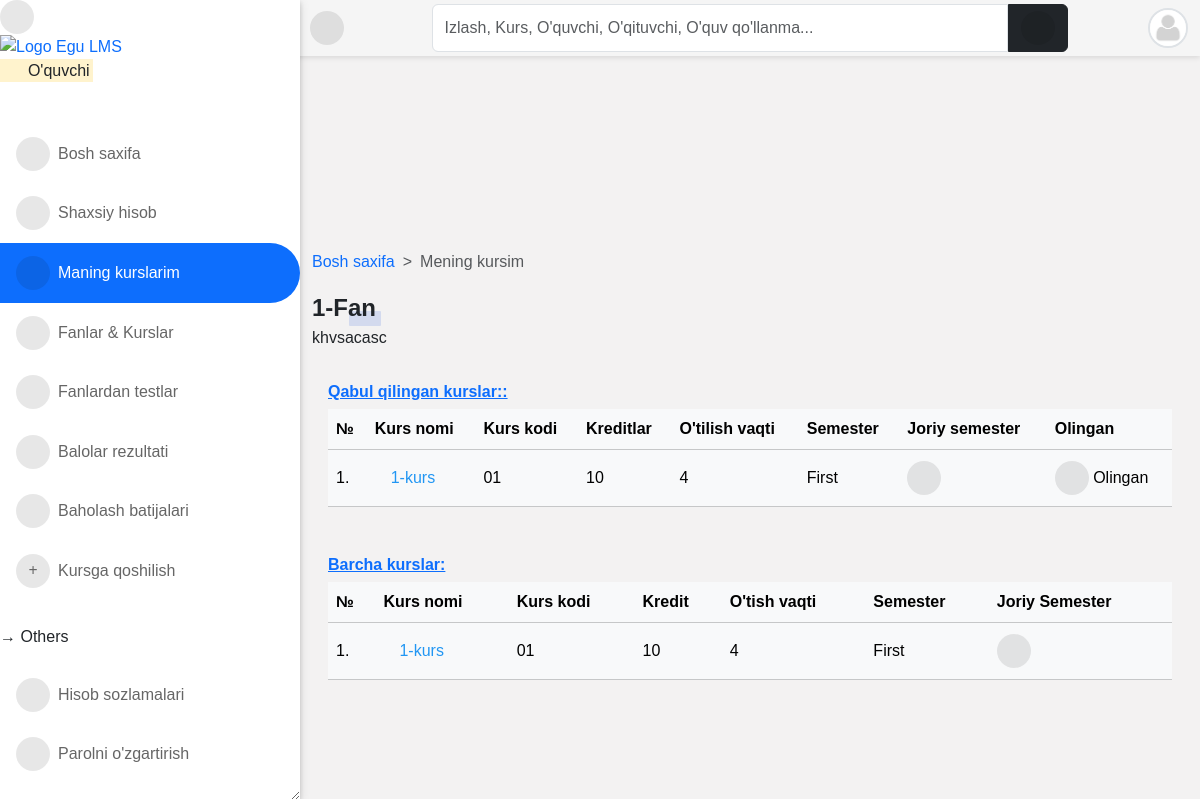
Screenshot of /programs/my_courses/ (signed in) with the database file from the repository.
### accounts/models.py (models this page shows, shortened)
class User(AbstractUser):
    is_student = models.BooleanField(default=False)
    is_lecturer = models.BooleanField(default=False)
    is_parent = models.BooleanField(default=False)
    is_dep_head = models.BooleanField(default=False)
    phone = models.CharField(max_length=60, blank=True, null=True)
    address = models.CharField(max_length=60, blank=True, null=True)
    picture = models.ImageField(
        upload_to="profile_pictures/%y/%m/%d/", default="default.png", null=True
    )
    email = models.EmailField(blank=True, null=True)
    username_validator = ASCIIUsernameValidator()
    objects = CustomUserManager()
    class Meta:
        ordering = ("-date_joined",)
    @property
    def get_user_role(self):
        if self.is_superuser:
            role = "Boshliq"
        elif self.is_student:
            role = "O'quvchi"
        elif self.is_lecturer:
            role = "O'qituvchi"
        elif self.is_parent:
            role = "Ota-ona"
        return role

class Student(models.Model):
    student = models.OneToOneField(User, on_delete=models.CASCADE)
    level = models.CharField(max_length=25, choices=LEVEL, null=True)
    program = models.ForeignKey(Program, on_delete=models.CASCADE, null=True)
    objects = StudentManager()
    class Meta:
        ordering = ("-student__date_joined",)

### course/models.py (models this page shows, shortened)
class Program(models.Model):
    title = models.CharField(max_length=150, unique=True)
    summary = models.TextField(null=True, blank=True)
    objects = ProgramManager()

class Course(models.Model):
    slug = models.SlugField(blank=True, unique=True)
    title = models.CharField(max_length=200, null=True)
    code = models.CharField(max_length=200, unique=True, null=True)
    credit = models.IntegerField(null=True, default=0)
    summary = models.TextField(max_length=200, blank=True, null=True)
    program = models.ForeignKey(Program, on_delete=models.CASCADE)
    level = models.CharField(max_length=25, choices=LEVEL, null=True)
    year = models.IntegerField(choices=YEARS, default=0)
    semester = models.CharField(choices=SEMESTER, max_length=200)
    is_elective = models.BooleanField(default=False, blank=True, null=True)
    objects = CourseManager()
    def get_absolute_url(self):
        return reverse("course_detail", kwargs={"slug": self.slug})
    @property
    def is_current_semester(self):
        from core.models import Semester
        current_semester = Semester.objects.get(is_current_semester=True)
        if self.semester == current_semester.semester:
            return True
        else:
            return False

### result/models.py (models this page shows, shortened)
class TakenCourse(models.Model):
    student = models.ForeignKey(Student, on_delete=models.CASCADE)
    course = models.ForeignKey(
        Course, on_delete=models.CASCADE, related_name="taken_courses"
    )
    assignment = models.DecimalField(max_digits=5, decimal_places=2, default=0.0)
    mid_exam = models.DecimalField(max_digits=5, decimal_places=2, default=0.0)
    quiz = models.DecimalField(max_digits=5, decimal_places=2, default=0.0)
    attendance = models.DecimalField(max_digits=5, decimal_places=2, default=0.0)
    final_exam = models.DecimalField(max_digits=5, decimal_places=2, default=0.0)
    total = models.DecimalField(max_digits=5, decimal_places=2, default=0.0)
    grade = models.CharField(choices=GRADE, max_length=2, blank=True)
    point = models.DecimalField(max_digits=5, decimal_places=2, default=0.0)
    comment = models.CharField(choices=COMMENT, max_length=200, blank=True)
    def get_absolute_url(self):
        return reverse("course_detail", kwargs={"slug": self.course.slug})

### course/views.py (the view)
# urls.py: path("my_courses/", user_course_list, name="user_course_list"),
@login_required
def user_course_list(request):
    if request.user.is_lecturer:
        courses = Course.objects.filter(allocated_course__lecturer__pk=request.user.id)
        return render(request, "course/user_course_list.html", {"courses": courses})
    elif request.user.is_student:
        student = Student.objects.get(student__pk=request.user.id)
        taken_courses = TakenCourse.objects.filter(
            student__student__id=student.student.id
        )
        courses = Course.objects.filter(level=student.level).filter(
            program__pk=student.program.id
        )
        return render(
            request,
            "course/user_course_list.html",
            {"student": student, "taken_courses": taken_courses, "courses": courses},
        )
    else:
        return render(request, "course/user_course_list.html")

### templates/course/user_course_list.html (shortened to what this page needs)
{% extends 'base.html' %}
{% load static %}
{% block content %}
<nav style="--bs-breadcrumb-divider: '>';" aria-label="breadcrumb">
    <ol class="breadcrumb">
        <li class="breadcrumb-item"><a href="/">Bosh saxifa</a></li>
        <li class="breadcrumb-item active" aria-current="page">Mening kursim</li>
    </ol>
</nav>
{% if request.user.is_student %}
    <div class="title-1">{{ student.program.title }}</div>
    {% if student.program.summary %}
        <p>{{ student.program.summary }}</p>
    {% endif %}
{% endif %}
{% if request.user.is_student %}
<div class="table-responsive p-3 mt-3">
    <h6 class="fw-bold text-primary"><u>Qabul qilingan kurslar::</u></h6>
    <div class="table-shadow">
        <table class="table table-light">
            <thead>
                <tr>
                    <th>№</th>
                    <th> Kurs nomi </th>
                    <th> Kurs kodi </th>
                    <th> Kreditlar </th>
                    <th> O'tilish vaqti </th>
                    <th> Semester </th>
                    <th> Joriy semester </th>
                    <th> Olingan </th>
                </tr>
            </thead>
            <tbody>
                {% for course in taken_courses %}
                <tr>
                    <td>{{ forloop.counter }}.</td>
                    <td><a href="{{ course.get_absolute_url }}">
                        {{ course.course.title }}</a></td>
                    <td>{{ course.course.code }}</td>
                    <td>{{ course.course.credit }}</td>
                    <td>{{ course.course.year }}</td>
                    <td>{{ course.course.semester }}</td>
                    <th>
                        {% if course.course.is_current_semester == False %}
                        <i class="fas fa-times-circle fa-1-5x danger"></i>
                        {% else %}
                        <i class="fas fa-check-circle"></i>
                        {% endif %}
                    </th>
                    <td class="success">
                        <i class="fas fa-check-circle"></i> Olingan
                    </td>
                </tr>
                {% endfor %}
            </tbody>
        </table>
    </div>
</div>
{% endif %}
<div class="table-responsive p-3">
    <h6 class="fw-bold text-primary"><u>Barcha kurslar:</u></h6>
    <div class="table-shadow">
        <table class="table table-light">
            <thead>
                <tr>
                    <th>№</th>
                    <th> Kurs nomi </th>
                    <th> Kurs kodi </th>
                    <th> Kredit </th>
                    <th> O'tish vaqti </th>
                    <th> Semester </th>
                    <th> Joriy Semester </th>
                </tr>
            </thead>
            <tbody>
                {% for course in courses %}
                <tr>
                    <td>{{ forloop.counter }}.</td>
                    <td><a href="{{ course.get_absolute_url }}">
                        {{ course.title }}</a></td>
                    <td>{{ course.code }}</td>
                    <td>{{ course.credit }}</td>
                    <td>{{ course.year }}</td>
                    <td>{{ course.semester }}</td>
                    <th>
                        {% if course.is_current_semester == False %}
                        <i class="fas fa-times-circle fa-1-5x danger"></i>
                        {% else %}
                        <i class="fas fa-check-circle"></i>
                        {% endif %}
                    </th>
                </tr>
                {% endfor %}
            </tbody>
        </table>
    </div>
</div>
{% endblock content %}

### templates/aside.html (shortened to what this page needs)
{% load static %}
<div id="side-nav">
	<div class="main-menu">
			<div class="desktop-hide">
				<div class="toggle-btn" onclick="toggleSidebar()">
					<i class="fas fa-times"></i>
				</div>
			</div>
			<a href="/">
				<img src="{% static '/img/dj-lms.png' %}" width="110px" alt="Logo Egu LMS">
			</a>
			<p class="text-orange">
				<mark>
					<i class="far fa-hand-point-right"></i>
					{{ request.user.get_user_role }}
				</mark>
			</p>
		</div>
		{% url 'home' as hom %} {% url 'dashboard' as dash %} {% url 'profile' as prof %}
		{% url 'programs' as pro %} {% url 'session_list' as sess %} {% url 'semester_list' as sem %}
		{% url 'add_score' as ascore %} {% url 'grade_results' as vr %}{% url 'ass_results' as ar %}
		{% url 'course_registration' as cr %} {% url 'edit_profile' as ep %} {% url 'change_password' as cp %}
		{% url 'quiz_progress' as qpr %} {% url 'quiz_marking' as qce %} {% url 'user_course_list' as ucl %}
		<ul>
			<li class="{% if request.path == hom %}active{% endif %}">
				<a href="{% url 'home' %}"><i class="fas fa-home"></i>Bosh saxifa</a>
			</li>
			<li class="{% if request.path == prof %}active{% endif %}">
				<a href="{% url 'profile' %}"><i class="fas fa-user"></i>Shaxsiy hisob</a>
			</li>
			{% if request.user.is_lecturer or request.user.is_student %}
			<li class="{% if request.path == ucl %}active{% endif %}">
				<a href="{% url 'user_course_list' %}"><i class="fas fa-book"></i>Maning kurslarim</a>
			</li>
			{% endif %}
			<li class="{% if request.path == pro %}active{% endif %}">
				<a href="{% url 'programs' %}"><i class="fas fa-book-open"></i>Fanlar & Kurslar</a>
			</li>
			{% if request.user.is_student %}
			<li class="{% if request.path == qpr %}active{% endif %}">
				<a href="{% url 'quiz_progress' %}"><i class="fas fa-record-vinyl"></i>Fanlardan testlar</a>
			</li>
			<li class="{% if request.path == vr %}active{% endif %}">
				<a href="{% url 'grade_results' %}"><i class="fa fa-spell-check"></i>Balolar rezultati</a>
			</li>
			<li class="{% if request.path == ar %}active{% endif %}">
				<a href="{% url 'ass_results' %}"><i class="fa fa-list-ol"></i> Baholash batijalari</a>
			</li>
			<li class="{% if request.path == cr %}active{% endif %}">
				<a href="{% url 'course_registration' %}"><i class="fas fa-plus"></i>Kursga qoshilish </a>
			</li>
			{% endif %}
			<br />
			<p class="ml-3">&RightArrow; Others</p>
			<li class="{% if request.path == ep %}active{% endif %}">
				<a href="{% url 'edit_profile' %}"><i class="fas fa-cogs"></i>Hisob sozlamalari</a>
			</li>
			<li class="{% if request.path == cp %}active{% endif %}">
				<a href="{% url 'change_password' %}"><i class="fas fa-key"></i>Parolni o'zgartirish</a>
			</li>
		</ul>
	</div>
	<footer class="card-footer mt-5 pt-3 pb-5 px-2">
		<div class="col-12">
			<p class="small m-0">
				Bizning <a href="#"> Maxfiylik </a> hamda <a href="#"> Foydalanish shartlari. </a>
				<br />Student LMS &copy; <script>document.write(new Date().getFullYear());</script>
				<br />
			</p>
			<a href="https://github.com/xusanbek0071" class="btn btn-sm btn-dark mx-auto" target="_blank">
			</a>
		</div>
	</footer>

### templates/navbar.html (shortened to what this page needs)
<div id="top-navbar" class="py-1">
	<div class="container">
		<div class="nav-wrapper">
			<div class="toggle-btn" onclick="toggleSidebar()">
				<i class="fas fa-bars"></i>
			</div>
			<form class="form-header" action="{% url 'query' %}" method="GET">
				<input id="primary-search" class="form-control rounded-end-0" type="text" name="q" value="{{ request.GET.q }}"
					placeholder="Izlash, Kurs, O'quvchi, O'qituvchi, O'quv qo'llanma..." required />
				<button class="btn btn-dark rounded-start-0" type="submit">
					<i class="fas fa-search"></i>
				</button>
			</form>
			<div class="dropdown">
				<div class="avatar border border-2" type="button" data-bs-toggle="dropdown" aria-expanded="false">
					<img src="{{ request.user.picture.url }}">
				</div>
			</div>
		</div>
	</div>
</div>

### rows the page displays
User: user.get_user_role "O'quvchi", user.picture (placeholder picture)
Student: program "1-Fan", program.summary "khvsacasc"
TakenCourse: course "1-kurs", course.code "01", course.credit "10", course.year "4", course.semester "First"
Course: title "1-kurs", code "01", credit "10", year "4", semester "First"
